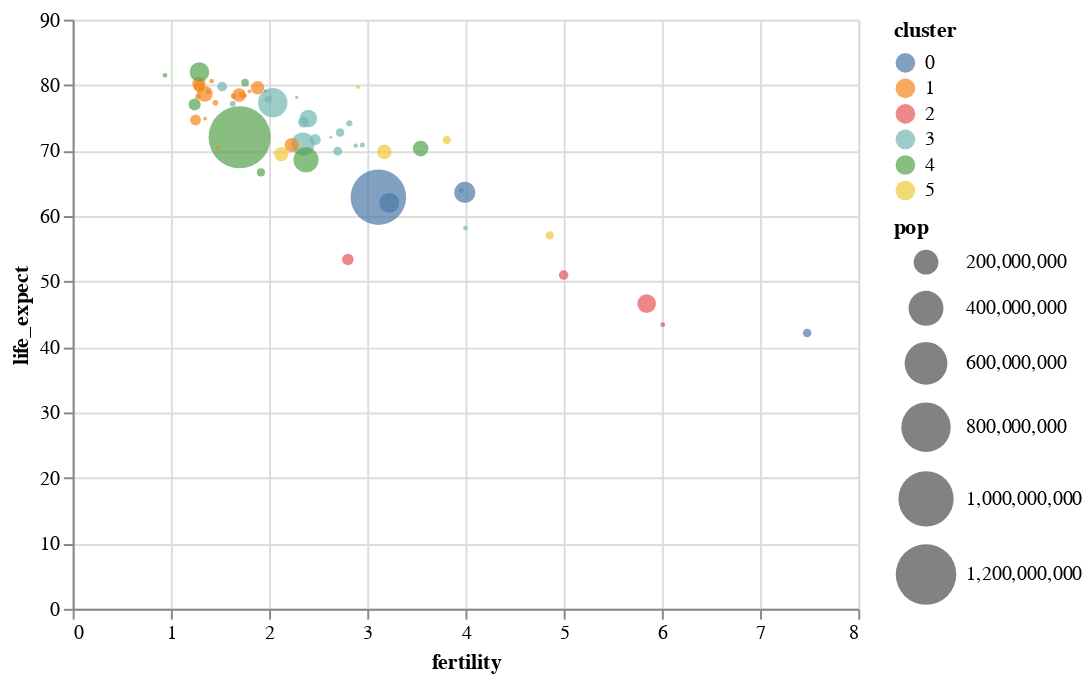

Notebook code for this chart:
### Markdown cell above
If we prefer filled shapes, we can can pass a `filled=True` parameter to the `mark_point` method:

### Code cell
alt.Chart(data2000).mark_point(filled=True).encode(
    alt.X('fertility:Q'),
    alt.Y('life_expect:Q'),
    alt.Size('pop:Q', scale=alt.Scale(range=[0,1000])),
    alt.Color('cluster:N')
)

### Figure 1 — Vega-Lite specification as saved in the notebook (floating-point values rounded to 4 significant figures)
{"$schema": "https://vega.github.io/schema/vega-lite/v2.6.0.json", "config": {"view": {"height": 300, "width": 400}}, "data": {"name": "data-fdeb0b749a6385830bd1445d39ad6ea0"}, "datasets": {"data-fdeb0b749a6385830bd1445d39ad6ea0": [{"cluster": 0, "country": "Afghanistan", "fertility": 7.479, "life_expect": 42.13, "pop": 23898198, "year": 2000}, {"cluster": 3, "country": "Argentina", "fertility": 2.35, "life_expect": 74.34, "pop": 37497728, "year": 2000}, {"cluster": 3, "country": "Aruba", "fertility": 2.124, "life_expect": 73.45, "pop": 69539, "year": 2000}, {"cluster": 4, "country": "Australia", "fertility": 1.756, "life_expect": 80.37, "pop": 19164620, "year": 2000}, {"cluster": 1, "country": "Austria", "fertility": 1.382, "life_expect": 78.98, "pop": 8113413, "year": 2000}, {"cluster": 3, "country": "Bahamas", "fertility": 2.111, "life_expect": 71.07, "pop": 290075, "year": 2000}, {"cluster": 0, "country": "Bangladesh", "fertility": 3.224, "life_expect": 62.01, "pop": 130406594, "year": 2000}, {"cluster": 3, "country": "Barbados", "fertility": 1.5, "life_expect": 75.97, "pop": 273483, "year": 2000}, {"cluster": 1, "country": "Belgium", "fertility": 1.638, "life_expect": 78.32, "pop": 10263618, "year": 2000}, {"cluster": 3, "country": "Bolivia", "fertility": 3.958, "life_expect": 63.88, "pop": 8152620, "year": 2000}, {"cluster": 3, "country": "Brazil", "fertility": 2.345, "life_expect": 71.01, "pop": 175552771, "year": 2000}, {"cluster": 3, "country": "Canada", "fertility": 1.522, "life_expect": 79.77, "pop": 31278097, "year": 2000}, {"cluster": 3, "country": "Chile", "fertility": 2, "life_expect": 77.86, "pop": 15153450, "year": 2000}, {"cluster": 4, "country": "China", "fertility": 1.7, "life_expect": 72.03, "pop": 1262645000, "year": 2000}, {"cluster": 3, "country": "Colombia", "fertility": 2.47, "life_expect": 71.68, "pop": 39685655, "year": 2000}, {"cluster": 3, "country": "Costa Rica", "fertility": 2.281, "life_expect": 78.12, "pop": 3710558, "year": 2000}, {"cluster": 1, "country": "Croatia", "fertility": 1.348, "life_expect": 74.88, "pop": 4410830, "year": 2000}, {"cluster": 3, "country": "Cuba", "fertility": 1.63, "life_expect": 77.16, "pop": 11134273, "year": 2000}, {"cluster": 3, "country": "Dominican Republic", "fertility": 2.95, "life_expect": 70.85, "pop": 8385828, "year": 2000}, {"cluster": 3, "country": "Ecuador", "fertility": 2.817, "life_expect": 74.17, "pop": 12505204, "year": 2000}, {"cluster": 5, "country": "Egypt", "fertility": 3.174, "life_expect": 69.81, "pop": 70492342, "year": 2000}, {"cluster": 3, "country": "El Salvador", "fertility": 2.883, "life_expect": 70.73, "pop": 6122515, "year": 2000}, {"cluster": 1, "country": "Finland", "fertility": 1.754, "life_expect": 78.37, "pop": 5168595, "year": 2000}, {"cluster": 1, "country": "France", "fertility": 1.883, "life_expect": 79.59, "pop": 59381628, "year": 2000}, {"cluster": 1, "country": "Georgia", "fertility": 1.478, "life_expect": 70.48, "pop": 4777209, "year": 2000}, {"cluster": 1, "country": "Germany", "fertility": 1.346, "life_expect": 78.67, "pop": 82187909, "year": 2000}, {"cluster": 1, "country": "Greece", "fertility": 1.277, "life_expect": 78.26, "pop": 10559110, "year": 2000}, {"cluster": 3, "country": "Grenada", "fertility": 2.429, "life_expect": 67.75, "pop": 89312, "year": 2000}, {"cluster": 3, "country": "Haiti", "fertility": 4, "life_expect": 58.14, "pop": 7306302, "year": 2000}, {"cluster": 4, "country": "Hong Kong", "fertility": 0.94, "life_expect": 81.5, "pop": 6658720, "year": 2000}, {"cluster": 1, "country": "Iceland", "fertility": 1.993, "life_expect": 80.5, "pop": 281043, "year": 2000}, {"cluster": 0, "country": "India", "fertility": 3.113, "life_expect": 62.88, "pop": 1007702000, "year": 2000}, {"cluster": 4, "country": "Indonesia", "fertility": 2.376, "life_expect": 68.59, "pop": 206265000, "year": 2000}, {"cluster": 5, "country": "Iran", "fertility": 2.124, "life_expect": 69.45, "pop": 65660289, "year": 2000}, {"cluster": 5, "country": "Iraq", "fertility": 4.858, "life_expect": 57.05, "pop": 22675617, "year": 2000}, {"cluster": 1, "country": "Ireland", "fertility": 1.969, "life_expect": 77.78, "pop": 3791690, "year": 2000}, {"cluster": 5, "country": "Israel", "fertility": 2.906, "life_expect": 79.7, "pop": 5842454, "year": 2000}, {"cluster": 1, "country": "Italy", "fertility": 1.286, "life_expect": 80.24, "pop": 57719337, "year": 2000}, {"cluster": 3, "country": "Jamaica", "fertility": 2.628, "life_expect": 72.05, "pop": 2615467, "year": 2000}, {"cluster": 4, "country": "Japan", "fertility": 1.291, "life_expect": 82, "pop": 126699784, "year": 2000}, {"cluster": 2, "country": "Kenya", "fertility": 5, "life_expect": 50.99, "pop": 29985839, "year": 2000}, {"cluster": 4, "country": "South Korea", "fertility": 1.917, "life_expect": 66.66, "pop": 21647682, "year": 2000}, {"cluster": 4, "country": "North Korea", "fertility": 1.242, "life_expect": 77.05, "pop": 47351083, "year": 2000}, {"cluster": 5, "country": "Lebanon", "fertility": 2.319, "life_expect": 71.03, "pop": 3578036, "year": 2000}, {"cluster": 3, "country": "Mexico", "fertility": 2.401, "life_expect": 74.9, "pop": 99926620, "year": 2000}, {"cluster": 1, "country": "Netherlands", "fertility": 1.726, "life_expect": 78.53, "pop": 15907853, "year": 2000}, {"cluster": 4, "country": "New Zealand", "fertility": 1.964, "life_expect": 79.11, "pop": 3819762, "year": 2000}, {"cluster": 2, "country": "Nigeria", "fertility": 5.845, "life_expect": 46.61, "pop": 114306700, "year": 2000}, {"cluster": 1, "country": "Norway", "fertility": 1.801, "life_expect": 79.05, "pop": 4492400, "year": 2000}, {"cluster": 0, "country": "Pakistan", "fertility": 3.994, "life_expect": 63.61, "pop": 146342958, "year": 2000}, {"cluster": 3, "country": "Peru", "fertility": 2.7, "life_expect": 69.91, "pop": 25979722, "year": 2000}, {"cluster": 4, "country": "Philippines", "fertility": 3.544, "life_expect": 70.3, "pop": 79739825, "year": 2000}, {"cluster": 1, "country": "Poland", "fertility": 1.251, "life_expect": 74.67, "pop": 38654164, "year": 2000}, {"cluster": 1, "country": "Portugal", "fertility": 1.454, "life_expect": 77.29, "pop": 10335597, "year": 2000}, {"cluster": 2, "country": "Rwanda", "fertility": 6.01, "life_expect": 43.41, "pop": 7507056, "year": 2000}, {"cluster": 5, "country": "Saudi Arabia", "fertility": 3.81, "life_expect": 71.63, "pop": 23153090, "year": 2000}, {"cluster": 2, "country": "South Africa", "fertility": 2.802, "life_expect": 53.37, "pop": 44066197, "year": 2000}, {"cluster": 1, "country": "Spain", "fertility": 1.287, "life_expect": 79.78, "pop": 40016081, "year": 2000}, {"cluster": 1, "country": "Switzerland", "fertility": 1.415, "life_expect": 80.62, "pop": 7266920, "year": 2000}, {"cluster": 1, "country": "Turkey", "fertility": 2.23, "life_expect": 70.84, "pop": 65666677, "year": 2000}, {"cluster": 1, "country": "United Kingdom", "fertility": 1.695, "life_expect": 78.47, "pop": 59522468, "year": 2000}, {"cluster": 3, "country": "United States", "fertility": 2.038, "life_expect": 77.31, "pop": 282338631, "year": 2000}, {"cluster": 3, "country": "Venezuela", "fertility": 2.723, "life_expect": 72.77, "pop": 23542649, "year": 2000}]}, "encoding": {"color": {"field": "cluster", "type": "nominal"}, "size": {"field": "pop", "scale": {"range": [0, 1000]}, "type": "quantitative"}, "x": {"field": "fertility", "type": "quantitative"}, "y": {"field": "life_expect", "type": "quantitative"}}, "mark": {"filled": true, "type": "point"}}
